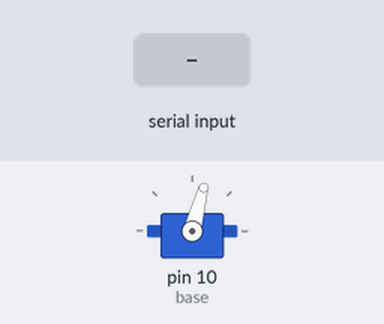
The sketch below on a simulated Arduino Uno, built with avr-gcc and run on an emulated ATmega328P. On the bench: servo. The test bench sets the inputs (shaded band).

Above: at 1.2 s.
1.3 s: byte 30 received over Serial
At 1.9 s:
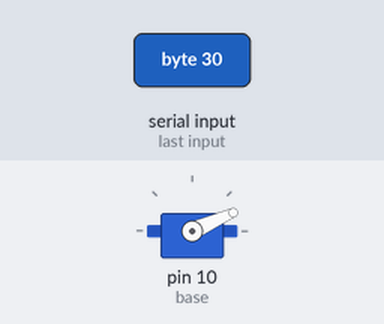
2.8 s: byte 120 received over Serial
At 4.2 s:
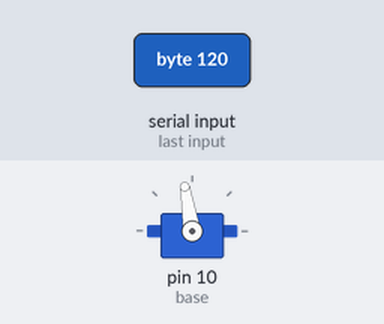
Timing chart, 0 to 5.8 s (numbered marks = the images above; inputs shaded):
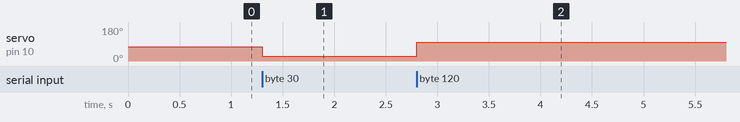

The sketch:

Midterm_Arduino_Side.ino
```cpp
/*HW 8, 9, Midterm Arduino code
  Programmer: Ryan Pizzirusso
  Due Date:   Oct. 10-12, 2016*/

#include<AFMotor.h>
#include<Servo.h>

Servo base;
int recieved = 0;

void setup() {
  // put your setup code here, to run once:
  //attach servo to required port, start at initial angle, and start serial communication
  Serial.begin(115200);

  base.attach(10);
  base.write(90 / 1.2);
}//end setup

void loop() {
  // put your main code here, to run repeatedly:
  if (Serial.available() > 0){
    recieved = Serial.read(); //get angle from computer
    float command = recieved / 1.2; //servos tend to take the angle sent to them and go to a position 1.2 times that input.  divide by 1.2 to compensate
    base.write(command);  //execute command
    //base.write(recieved);
    recieved = 0;
  }//end if serial available

//  Serial.end();
//  Serial.begin(115200);
}//end loop
```

Measured:
- after the input at 1.3 s, servo on pin 10 (base): 75° → 24° at once
- after the input at 2.8 s, servo on pin 10 (base): 24° → 99° at once
